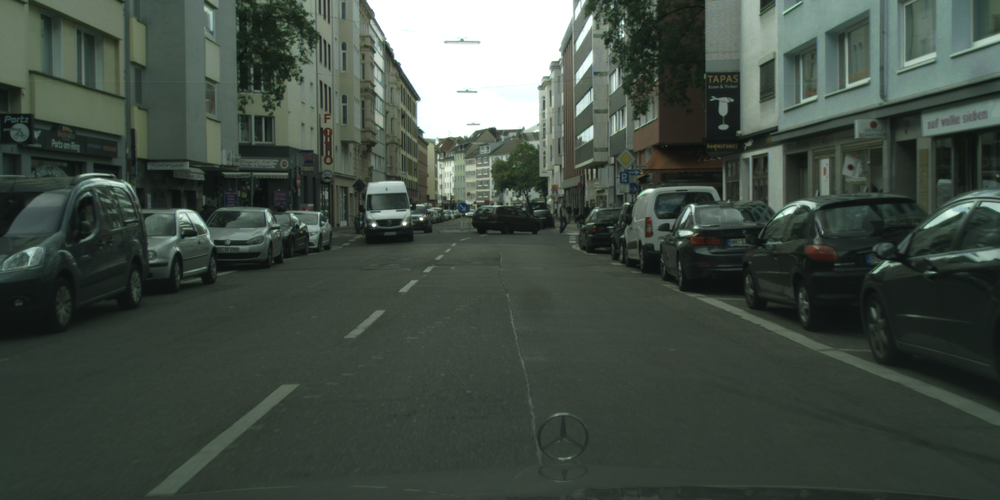
%> input picture Data/cologne_000073_000019_leftImg8bit.png, 1000 x 500 px, shrunk from 2048 x 1024 before the run
$ octave segmentation_watershed.m   (GNU Octave 9; MATLAB toolbox functions it lacks are replaced by stand-ins)
%> lines starting %> are read from the running program, lines starting %| are printed output that depends on the picture; in (x1, y1, x2, y2) boxes, pixels count from 0 and x2, y2 are one past the last pixel; in counts of white or black regions, pixels touching at a corner belong together; the program's own positions count from 1
clc; clear; close all;

% Output folder
output_folder = fullfile('outputs', 'segmented');
if ~exist(output_folder, 'dir')
    mkdir(output_folder);
end

% Step 1: Load and convert to grayscale
img_name = 'cologne_000073_000019_leftImg8bit.png';
img = imread(img_name);
%> img is the input picture: size 500x1000x3 uint8; mean R, G, B 66.3, 76.8, 68.3
gray = rgb2gray(img);

% Step 2: Apply Gaussian filter to smooth noise
gray_blur = imgaussfilt(gray, 2);

% Step 3: Compute gradient magnitude
gmag = imgradient(gray_blur);

% Step 4: Adaptive thresholding to get binary regions
T = adaptthresh(gray_blur, 0.5);
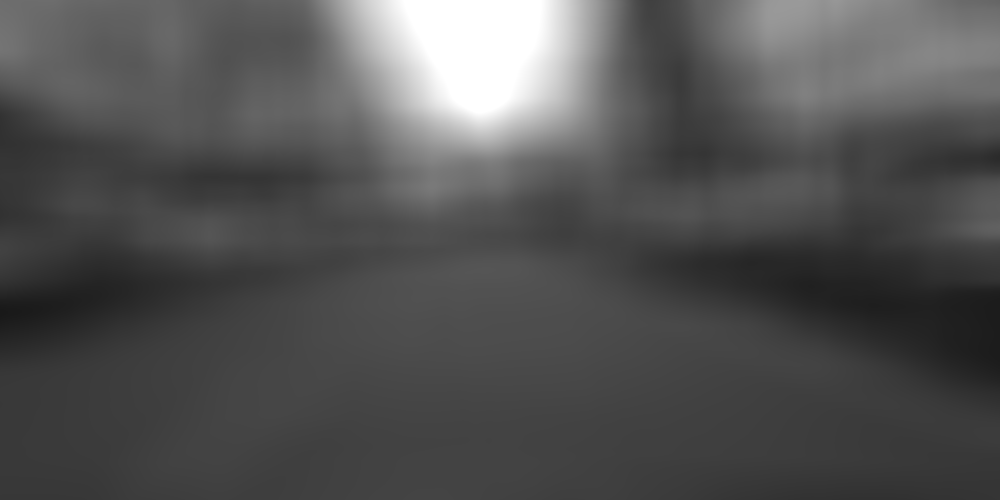
%> T: size 500x1000 double; min 0.0981, max 1, mean 0.326
bw = imbinarize(gray_blur, T);
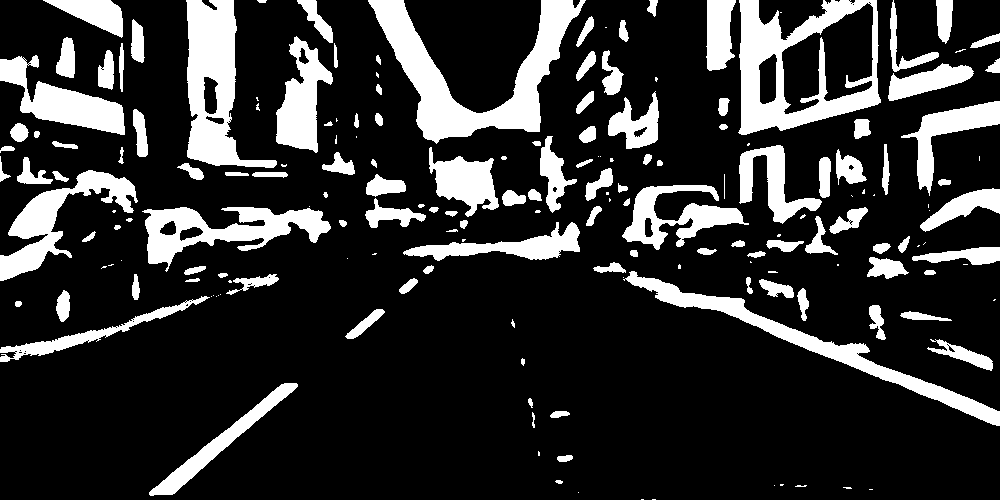
%> bw: size 500x1000 logical; 19.2% white; 183 white regions (58 under 20 px), largest, box (x1, y1, x2, y2) and area: (368, 0, 586, 144) 9900, (738, 0, 881, 135) 8447, (186, 0, 277, 168) 7164

% Step 5: Morphological cleaning
bw_clean = imopen(bw, strel('disk', 3));        % Remove small specks
%> bw_clean: size 500x1000 logical; 18.5% white; 126 white regions, largest, box (x1, y1, x2, y2) and area: (368, 0, 585, 143) 9890, (739, 0, 881, 135) 8114, (186, 0, 277, 168) 7107
bw_clean = imclose(bw_clean, strel('disk', 5)); % Fill gaps
%> bw_clean: size 500x1000 logical; 19.3% white; 85 white regions, largest, box (x1, y1, x2, y2) and area: (707, 0, 882, 135) 10374, (368, 0, 585, 143) 9925, (181, 0, 287, 180) 7889
bw_clean = imfill(bw_clean, 'holes');           % Fill enclosed holes
%> bw_clean: size 500x1000 logical; 21.1% white; 85 white regions, largest, box (x1, y1, x2, y2) and area: (707, 0, 882, 135) 17298, (368, 0, 585, 143) 9925, (181, 0, 287, 180) 8285

% Step 6: Compute distance transform
D = -bwdist(~bw_clean);
D(~bw_clean) = -Inf;

% Step 7: Find extended minima (foreground markers)
fgm = imextendedmin(D, 4); % Increase value if too many markers
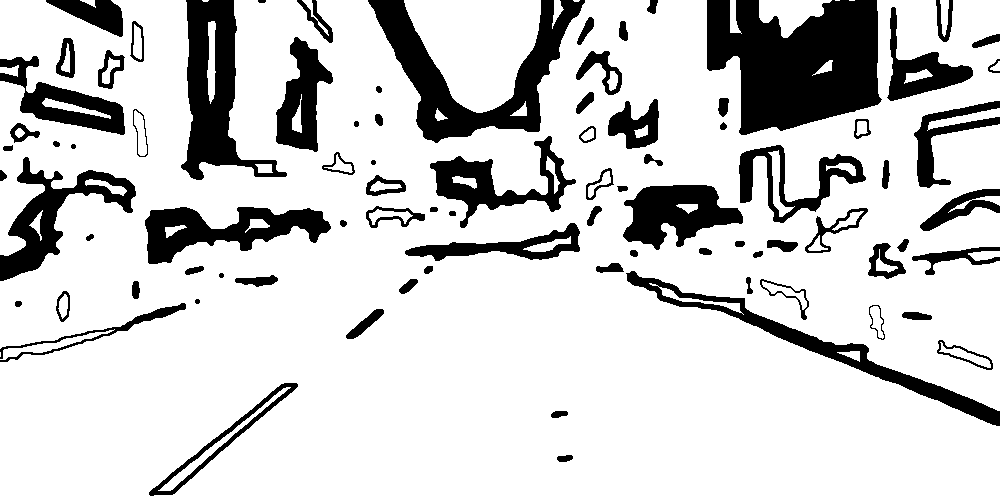
%> fgm: size 500x1000 logical; 81.4% white; 85 black regions, largest, box (x1, y1, x2, y2) and area: (707, 0, 882, 135) 16942, (368, 0, 585, 143) 9573, (181, 0, 287, 180) 7613

% Step 8: Impose minima to guide watershed
D2 = imimposemin(D, fgm);
%> D2: size 500x1000 single; every value is NaN or infinite

% Step 9: Apply watershed
L = watershed(D2);
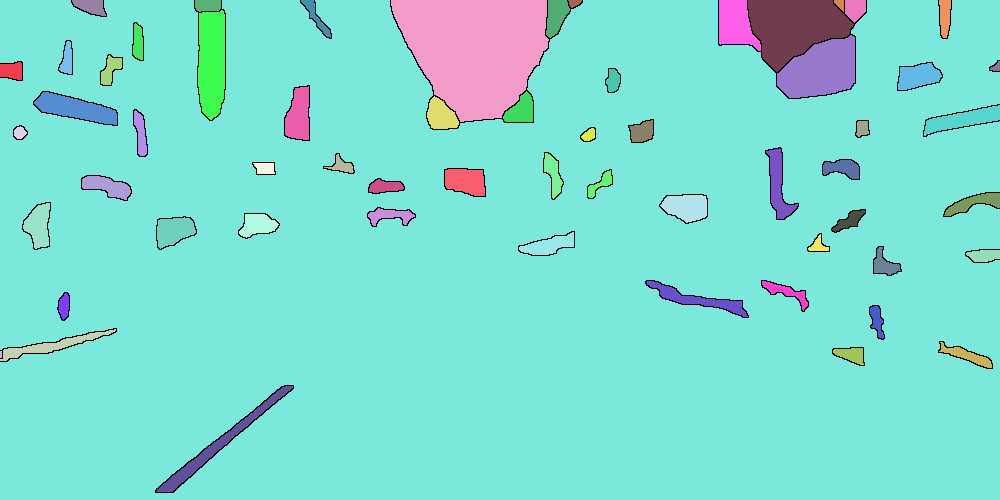
%> L: size 500x1000 uint8; 61 distinct labels, from 0 to 60; one colour per label, 0 black

% Step 10: Create boundary mask
boundary_mask = L == 0;
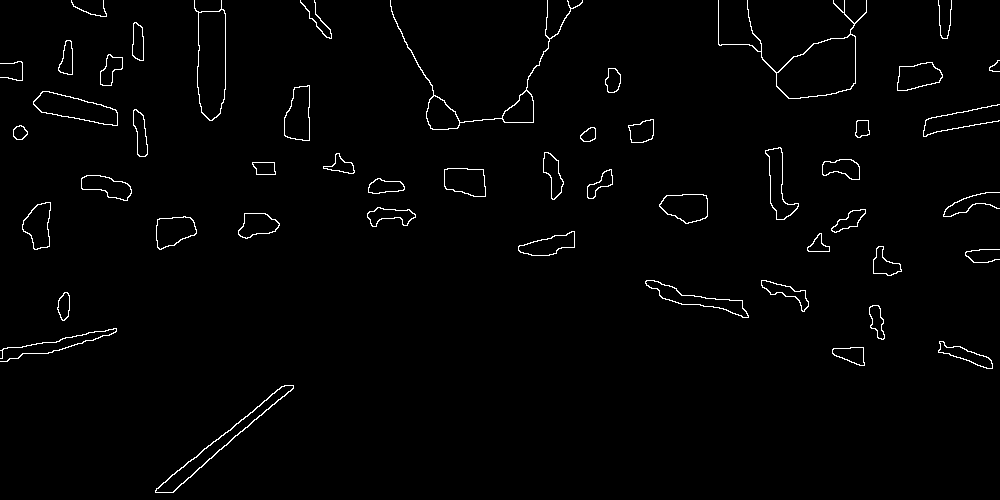
%> boundary_mask: size 500x1000 logical; 1.5% white in thin lines or dots

% Step 11: Overlay boundaries on original image
overlay = img;
overlay(repmat(boundary_mask, [1, 1, 3])) = 255;
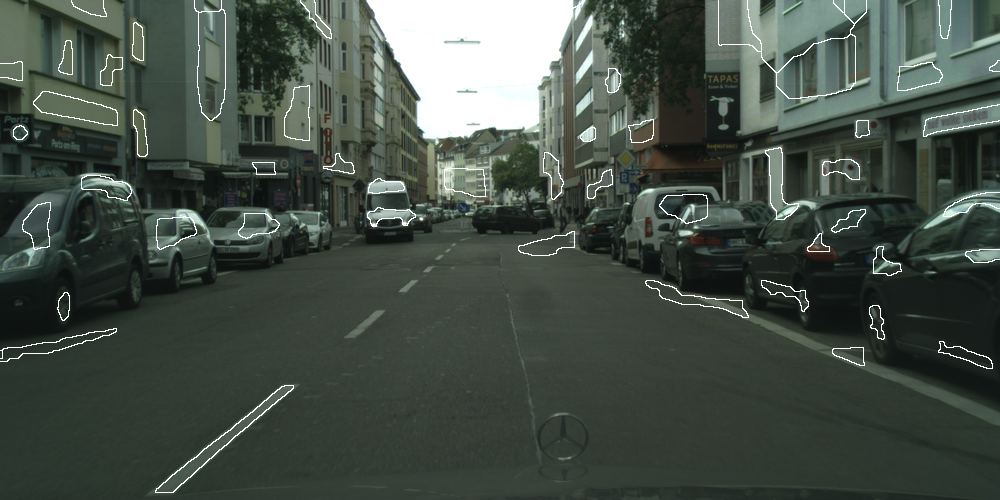
%> overlay: size 500x1000x3 uint8; 1.44% of pixels changed, all inside (x1, y1, x2, y2) = (0, 0, 1000, 493)

% Save results
imwrite(overlay, fullfile(output_folder, 'cologne_watershed_overlay.png'));
imwrite(label2rgb(L, 'jet', 'w'), fullfile(output_folder, 'cologne_watershed_labeled.png'));
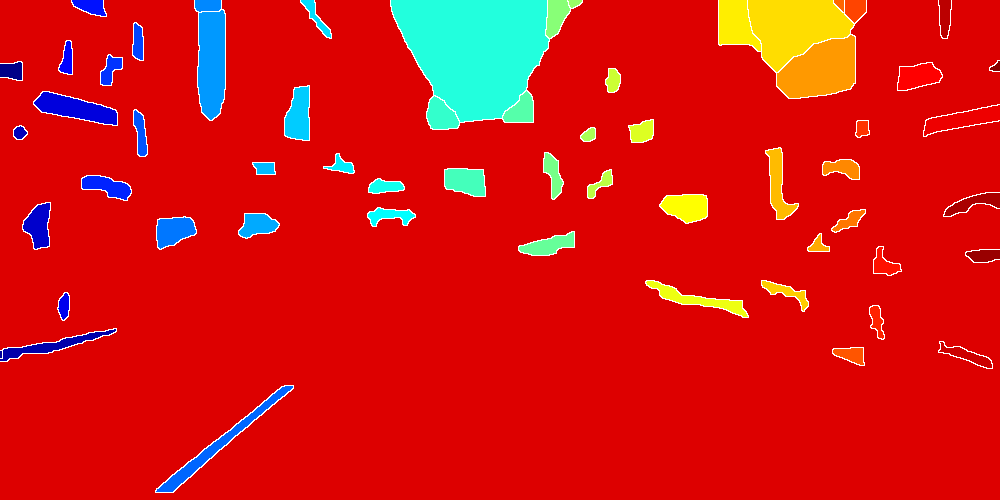
%> saved as cologne_watershed_labeled.png: size 500x1000x3 uint8; mean R, G, B 210, 22, 18.3

% Display
figure('Name', 'Watershed Overlay on Original');
imshow(overlay); title('Watershed Boundaries on Original Image');

figure('Name', 'Labeled Regions (Jet)');
imshow(label2rgb(L, 'jet', 'w')); title('Labeled Segmentation Map');

$ run again, with Data/cologne_000034_000019_leftImg8bit.png copied over Data/cologne_000073_000019_leftImg8bit.png
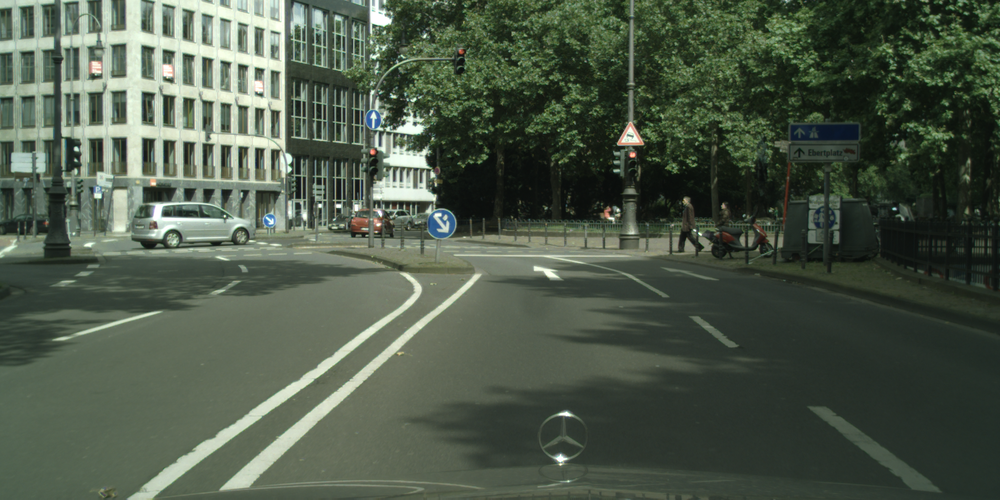
%> input picture Data/cologne_000034_000019_leftImg8bit.png, 1000 x 500 px, shrunk from 2048 x 1024 before the run
%> img is the input picture: size 500x1000x3 uint8; mean R, G, B 76.9, 88.6, 72.9
%> `bw = imbinarize(gray_blur, T);`:
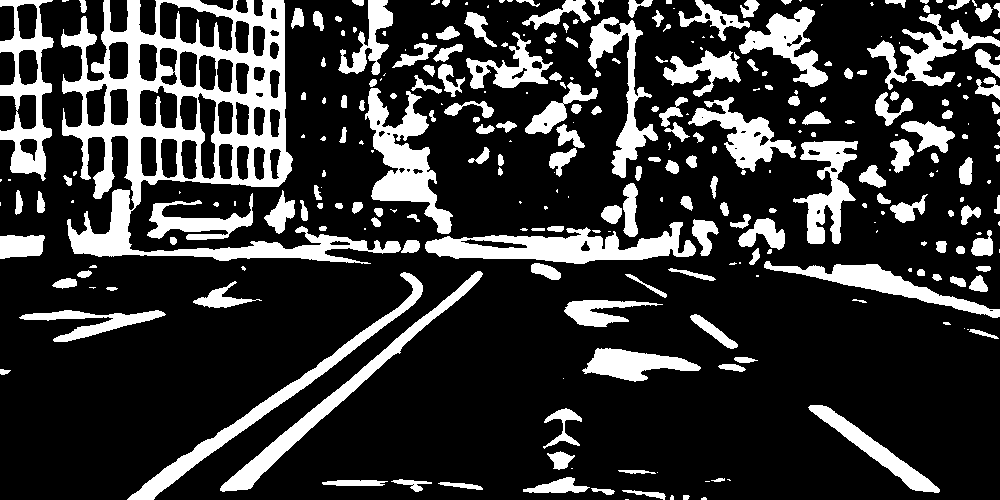
%> bw: size 500x1000 logical; 21.4% white; 291 white regions (97 under 20 px), largest, box (x1, y1, x2, y2) and area: (61, 0, 401, 264) 24885, (425, 222, 696, 264) 5456, (365, 88, 453, 234) 4937
%> fgm: size 500x1000 logical; 77.9% white; 98 black regions (4 under 20 px), largest, box (x1, y1, x2, y2) and area: (0, 0, 718, 280) 55672, (692, 97, 857, 244) 5795, (870, 22, 1000, 126) 4459
%> D2: size 500x1000 single; every value is NaN or infinite
%> L: size 500x1000 uint8; 79 distinct labels, from 0 to 78
%> boundary_mask: size 500x1000 logical; 1.9% white in thin lines or dots
%> overlay: size 500x1000x3 uint8; 1.87% of pixels changed, all inside (x1, y1, x2, y2) = (0, 0, 1000, 500)
%> `imwrite(label2rgb(L, 'jet', 'w'), fullfile(output_folder, 'cologne_wat..`:
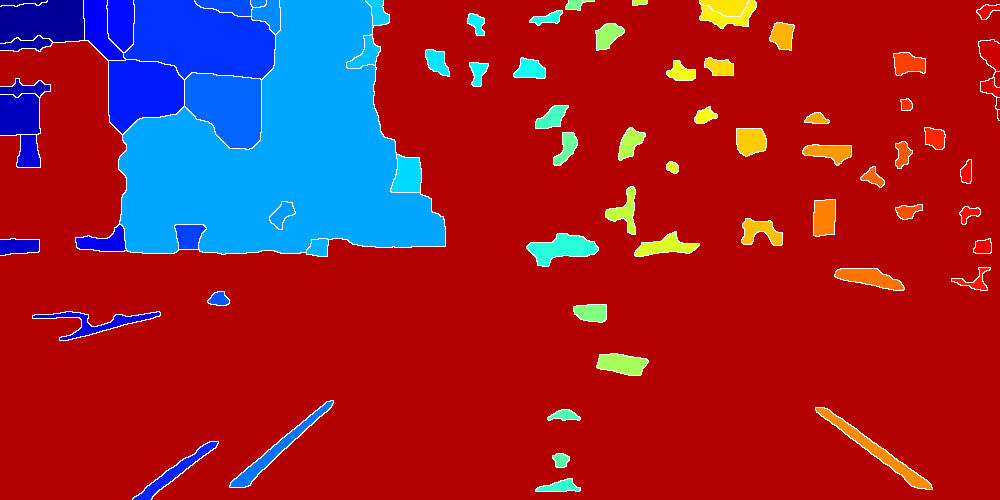
%> saved as cologne_watershed_labeled.png: size 500x1000x3 uint8; mean R, G, B 151.9, 30.2, 47

$ run again, with Data/bremen_000007_000019_leftImg8bit.png copied over Data/cologne_000073_000019_leftImg8bit.png
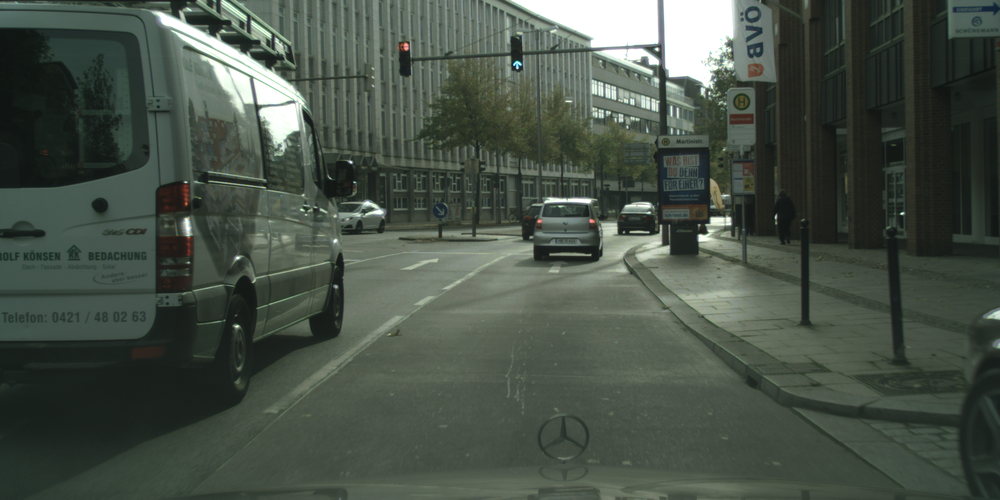
%> input picture Data/bremen_000007_000019_leftImg8bit.png, 1000 x 500 px, shrunk from 2048 x 1024 before the run
%> img is the input picture: size 500x1000x3 uint8; mean R, G, B 71.6, 81.4, 71.2
%> bw: size 500x1000 logical; 17.3% white; 195 white regions (68 under 20 px), largest, box (x1, y1, x2, y2) and area: (140, 7, 327, 283) 10500, (0, 116, 172, 216) 5597, (666, 0, 736, 96) 3850
%> fgm: size 500x1000 logical; 85.3% white; 84 black regions (1 under 20 px), largest, box (x1, y1, x2, y2) and area: (0, 118, 172, 340) 10475, (142, 7, 326, 283) 10322, (679, 164, 791, 325) 4785
%> D2: size 500x1000 single; every value is NaN or infinite
%> L: size 500x1000 uint8; 63 distinct labels, from 0 to 62
%> boundary_mask: size 500x1000 logical; 1.5% white in thin lines or dots
%> overlay: size 500x1000x3 uint8; 1.44% of pixels changed, all inside (x1, y1, x2, y2) = (0, 0, 1000, 500)
%> `imwrite(label2rgb(L, 'jet', 'w'), fullfile(output_folder, 'cologne_wat..`:
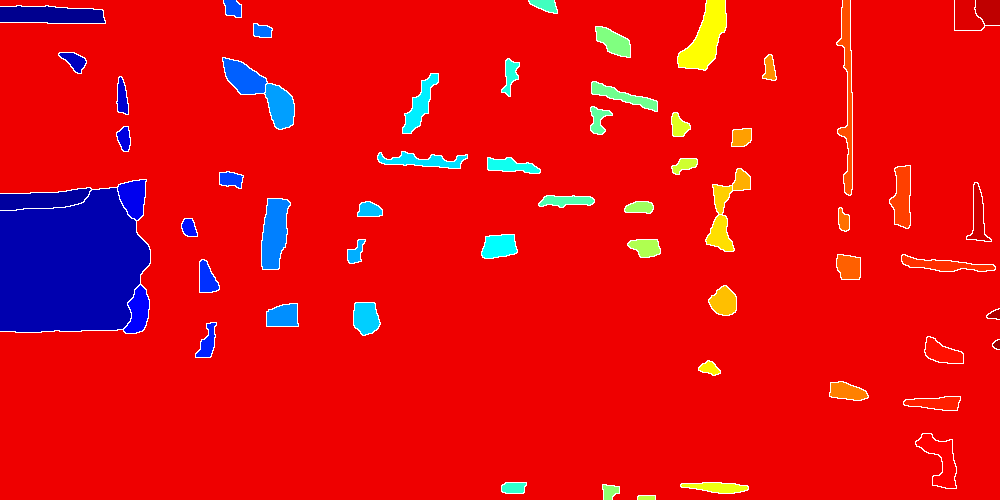
%> saved as cologne_watershed_labeled.png: size 500x1000x3 uint8; mean R, G, B 223.6, 11.3, 17.5
